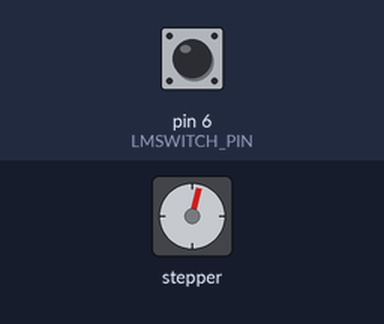
Simulated run of this sketch. Board: Arduino Uno, built with avr-gcc and run on an emulated ATmega328P. Shown: stepper motor. Wiring (inferred from the names in the program): stepper motor driver (200 steps per turn assumed): step pin 2; direction pin 3; enable pin 4. The test bench sets the inputs (shaded band); at power-on: pin 6 (LMSWITCH_PIN) HIGH.

Above: at 1.2 s.
1.3 s: pin 6 (LMSWITCH_PIN) pulled LOW for 0.15 s
At 2.6 s:
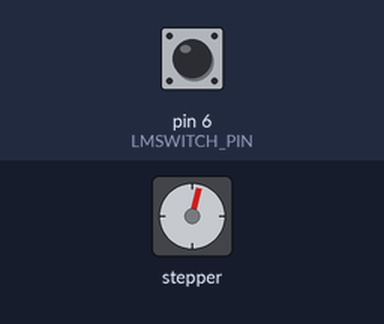
7.4 s: pin 6 (LMSWITCH_PIN) pulled LOW for 3.2 s
At 9.8 s:
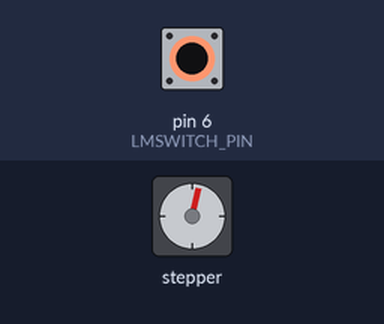
16.6 s: pin 6 (LMSWITCH_PIN) pulled LOW for 1 s
23.6 s: pin 6 (LMSWITCH_PIN) pulled LOW for 3.2 s
29.8 s: pin 6 (LMSWITCH_PIN) pulled LOW for 3.2 s
Timing chart, 0 to 83.5 s (numbered marks = the images above; inputs shaded):
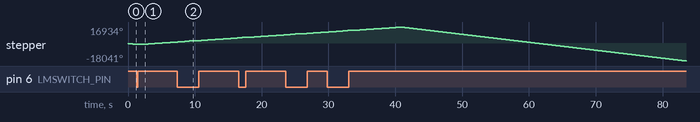

The sketch:

1st_step.ino
```cpp
#include <Arduino.h>

const int PUL_PIN = 2;      // PUL-Step Pulse
const int DIR_PIN = 3;      // DIR-Direction
const int ENA_PIN = 4;      // ENA-Enable
const int LMSWITCH_PIN = 6; // Limit switch input pin

const int stepsPerRevolution = 200;  // Adjust for your motor's steps per revolution
const int stepsPerRound = stepsPerRevolution * 10;  // 10 rounds

const float pi = 3.14159265359;

void setup() {
  pinMode(PUL_PIN, OUTPUT);
  pinMode(DIR_PIN, OUTPUT);
  pinMode(ENA_PIN, OUTPUT);
  pinMode(LMSWITCH_PIN, INPUT_PULLUP);
  Serial.begin(9600);
}

void moveStepperSmooth(int steps, int direction) {
  digitalWrite(DIR_PIN, direction);
  digitalWrite(ENA_PIN, LOW);  // Enable the motor driver

  float accelerationFactor = 0.0;

  for (int i = 0; i < steps; i++) {
    accelerationFactor = sin((i / (float)steps) * pi);

    digitalWrite(PUL_PIN, HIGH);
    delayMicroseconds(1000 + 1000 * accelerationFactor); // Adjust the delay based on your motor's specifications
    digitalWrite(PUL_PIN, LOW);
    delayMicroseconds(1000 + 1000 * accelerationFactor); // Adjust the delay based on your motor's specifications
  }

  digitalWrite(ENA_PIN, HIGH);  // Disable the motor driver
}

void loop() {
  // Homing Sequence
  while (digitalRead(LMSWITCH_PIN) == HIGH) {
    moveStepperSmooth(1, LOW);  // Move one step at a time until the limit switch is triggered
  }

  // At this point, the limit switch is triggered
  delay(1000);  // Wait for 1 second

  moveStepperSmooth(stepsPerRound, HIGH);  // Move the stepper in the opposite direction for 10 rounds

  // Continue with the rest of the homing sequence or other actions
}
```
